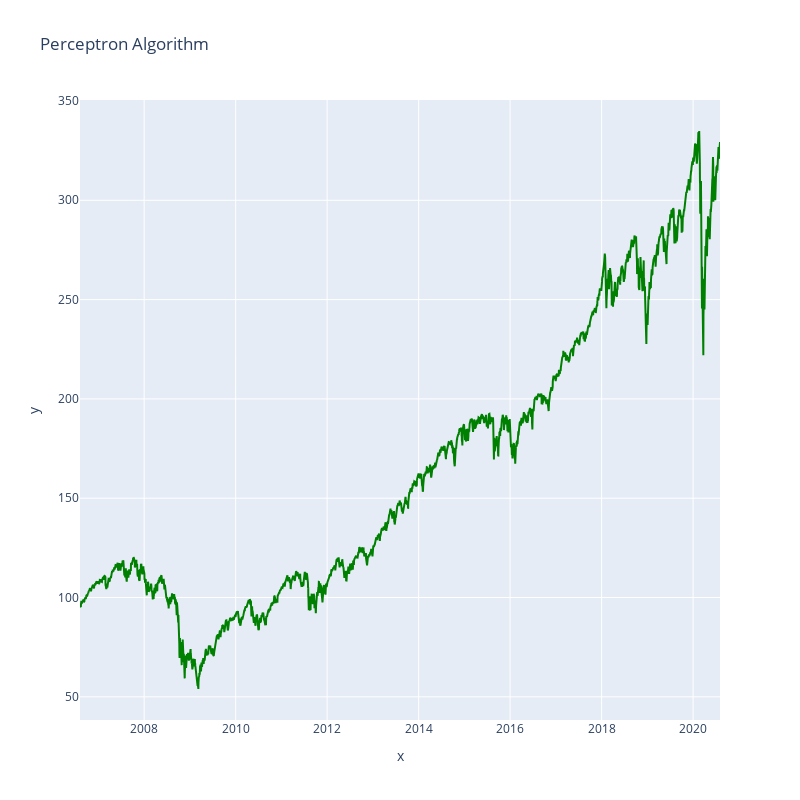

Here is the notebook cell this chart was saved with:
### Code cell
from plotly.offline import init_notebook_mode, iplot, plot
import chart_studio.plotly as py
import plotly.graph_objs as go
trace1 =go.Scatter(
                    x = inx_price_data.index,
                    y = inx_price_data.spy,
                    mode = "lines",
                    name = "Green",
                    marker = dict(color = 'green', size = 9),
                    text= 'Raw data')

layout = dict(title = 'Perceptron Algorithm',
              xaxis= dict(title= 'x',ticklen= 0,zerolinecolor='lightgray',zeroline= True),
              yaxis= dict(title= 'y',ticklen= 5,zerolinecolor='lightgray',zeroline= True),
              width = 800,height = 800
             )
data = [trace1]
fig = dict(data = data, layout = layout)
iplot(fig)

### Figure 1 — Plotly figure (JSON) as saved in the notebook; plotly's stock layout.template omitted (floating-point values rounded to 4 significant figures; data arrays with more than 128 entries replaced by an {"elided": "..."} marker saying what was removed)
{"data": [{"marker": {"color": "green", "size": 9}, "mode": "lines", "name": "Green", "text": "Raw data", "type": "scatter", "x": {"elided": "3522 str values"}, "y": {"elided": "3522 float values"}}], "layout": {"height": 800, "title": {"text": "Perceptron Algorithm"}, "width": 800, "xaxis": {"autorange": true, "range": ["2006-08-07", "2020-08-03"], "ticklen": 0, "title": {"text": "x"}, "type": "date", "zeroline": true, "zerolinecolor": "lightgray"}, "yaxis": {"autorange": true, "range": [38.34, 350.5], "ticklen": 5, "title": {"text": "y"}, "type": "linear", "zeroline": true, "zerolinecolor": "lightgray"}}}
